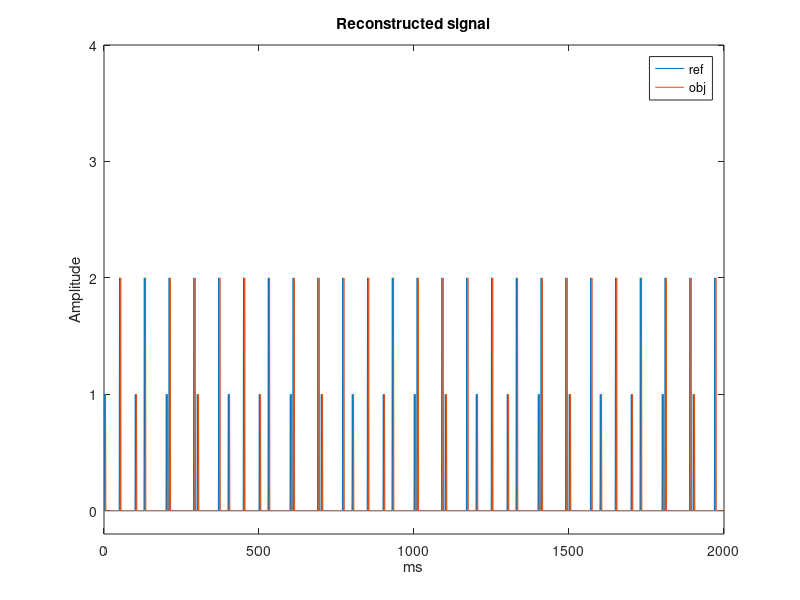
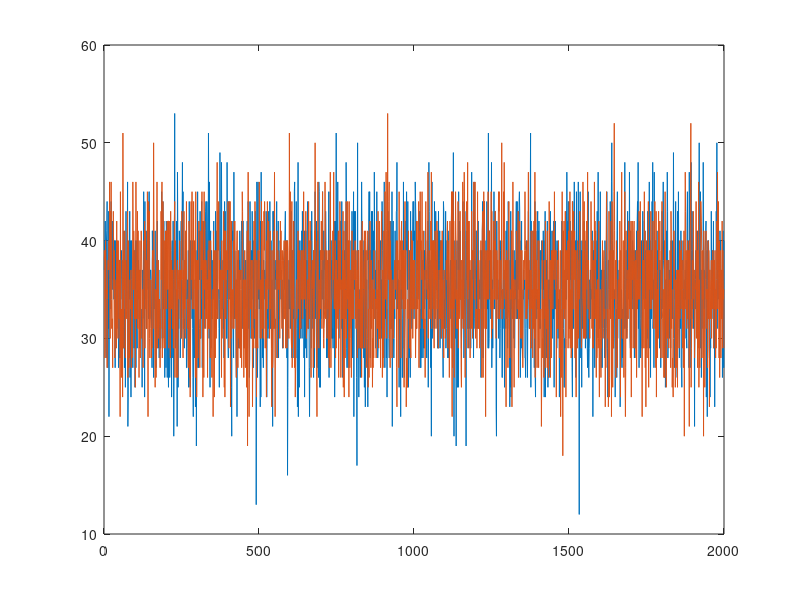
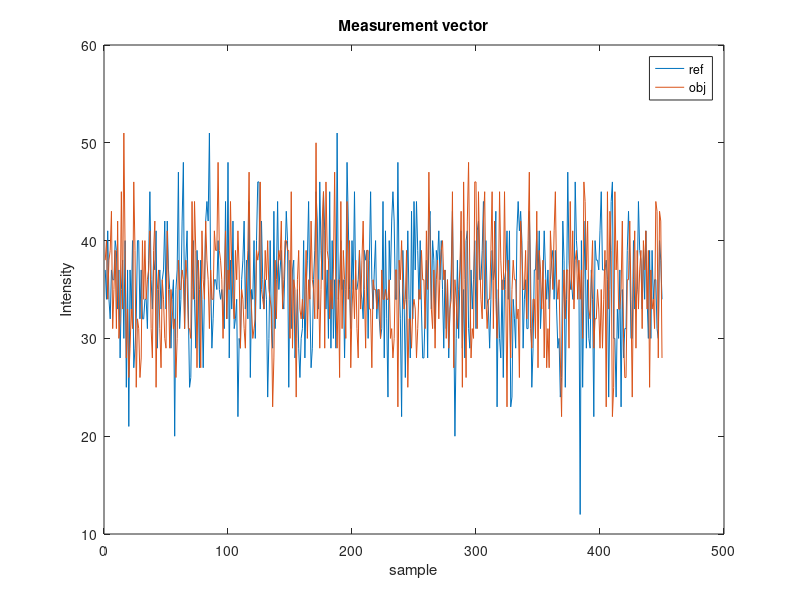

Write MATLAB code to recreate these figures, in order. (Note: this script raises an error after producing the figures.)
clear all;
close all;
clc;

f=1000; %frequency of light wave
f1=1000;
f2=1250;
T=1/f; %duty cycle of light wave
fs=50; % rate of camera sensor
Ts=1/fs; %duty cycle of camera sensor
k= 1; %sparse level per cycles
Nc1 = 100 % number sample per cycles
Nc2 = 80;
M = Nc1 * (f1+f2)/500; % number tranfers - measuments
N = Nc1 * f1/fs; % length of signal

%generate signal reference
refsig1 = zeros(N,1);
ref1= zeros(Nc1,1); % signal tranfers per cycle
ref1(1,1)= 1;

refsig2 = zeros(N,1);
ref2= zeros(Nc2,1); % signal tranfers per cycle
ref2(50,1)= 2;
% time of the light wave flighting from the object to the imaging sensor
shiftime = round(N/M);% plot(refsig);

objsig1 = zeros(N,1);
obj1= zeros(Nc1,1); % signal tranfers per cycle
obj1(1+shiftime: 1+shiftime)= 1;

objsig2 = zeros(N,1);
obj2= zeros(Nc2,1); % signal tranfers per cycle
obj2(50+shiftime: 50+shiftime)= 2;

% hold on
% plot(objsig);

% %generate signal object
% objsig = zeros(N,1);
% obj = zeros(Nc,1);
% obj (1+shiftime: 1+shiftime)=1; 
% obj (3+shiftime,1)=2; 
for i= 1:f1/fs
    refsig1((i-1)*Nc1+1:i*Nc1) = ref1(:,1);
    objsig1((i-1)*Nc1+1:i*Nc1) = obj1(:,1);
end
for i= 1:f2/fs
    refsig2((i-1)*Nc2+1:i*Nc2) = ref2(:,1);
    objsig2((i-1)*Nc2+1:i*Nc2) = obj2(:,1);
end

refsig = refsig1+refsig2;
objsig = objsig1+objsig2;
% for i= 1:N
%     t(i) = (i-1)/((f1+f2)*Nc);
% end

figure(1);
plot(refsig)
% plot(refsig);
hold on
plot(objsig);
ylim([-0.2 4]);
xlabel('ms');
ylabel('Amplitude');
title('Reconstructed signal');
legend('ref','obj')


% generate encode signal
Phi = randi([0 1],N,N);
y=Phi*refsig;
y1=Phi*objsig;
figure(2);
plot(y)
hold on
plot(y1);

for i=1:M
   position(i,1) = (i-1) *shiftime+1;
end

outputref = zeros(M,1);
outputobj = zeros(M,1);

%Making random measurements
A=zeros(M,N);
for i=1 : M
    outputref(i) = y(position(i));
    A(i,:) = Phi(position(i),:);
end
outputobj = A * objsig;


figure(3)
plot(outputref);
hold on
plot(outputobj);
xlabel('sample');
ylabel('Intensity');
title('Measurement vector');
legend('ref','obj')
% 
% % %Adding some measurement noise.
% % SNR=15;
% % outputobj=createNoise(outputobj,SNR);
% % 
% % 
% % %Measurement vector with noise.
% % outputobj = outputobj + e ;
% % figure(4);
% % plot(outputref);
% % hold on
% % plot(outputobj);
% % title(sprintf('Measurement vector with noise at SNR=%d dB', SNR));
% 
% 
cvx_begin
    variable xp_ref(N);
    minimize (norm(xp_ref,1));
    subject to
    A*xp_ref==outputref;
cvx_end
% 
% % obj = OrthogonalMatchingPursuit(A,20,outputobj);
% PCR = zeros(2,1); %Reference phase element array
% PCO = zeros(2,1); %Object phase element array
cvx_begin
    variable xp_obj(N);
    minimize (norm(xp_obj,1));
    subject to
    A*xp_obj==outputobj; 

%     norm(A*obj-outputobj,2) <= eps
%     minimize (norm(A*obj-outputobj,2)+0.01*norm(obj,1));
cvx_end
% 
%Compute error recovered
diff_ref = refsig - xp_ref;
recovery_error_ref = norm(diff_ref) / norm(refsig);
fprintf('recovery error: %0.4f\n', recovery_error_ref);

diff = objsig - xp_obj;
recovery_error = norm(diff) / norm(objsig);
fprintf('recovery error: %0.4f\n', recovery_error);
% 
% 
figure(5)
plot(xp_ref)
hold on 
plot(xp_obj)
xlabel('sample');
ylabel('Amplitude');
title('Reconstructed signal');
legend('ref','obj');